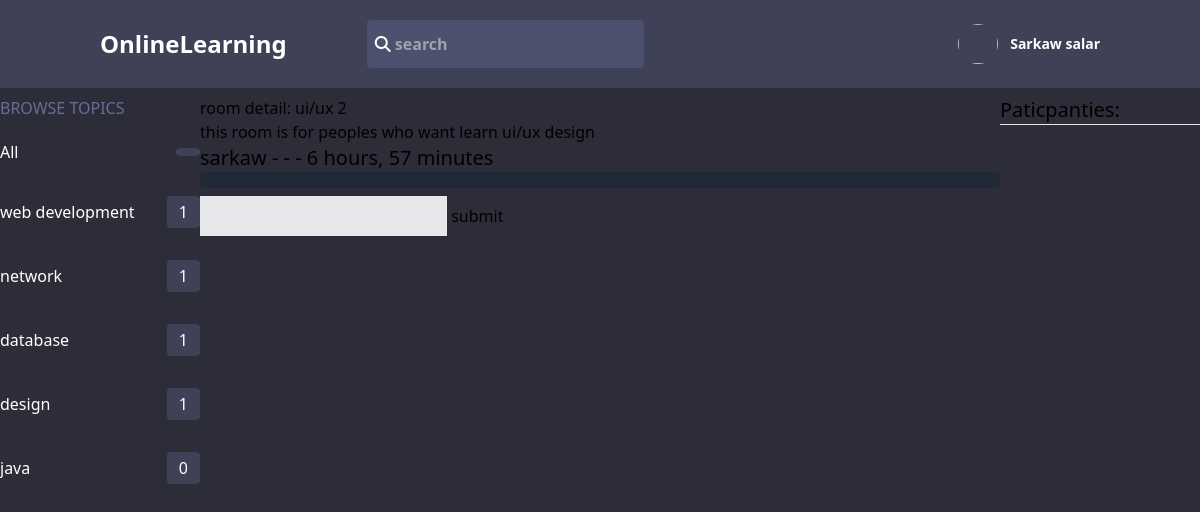
/room/7 (signed in), run on the app's committed database.
### base/models.py (models this page shows, shortened)
class Topic(models.Model):
    name = models.CharField(max_length=100)
    update = models.DateTimeField(auto_now=True)
    create_at = models.DateTimeField(auto_now_add=True)
    def __str__(self):
        return self.name

class Room(models.Model):
    host = models.ForeignKey(User, on_delete=models.CASCADE)
    topic= models.ForeignKey(Topic, on_delete=models.SET_NULL, null=True)
    name = models.CharField(max_length=200)
    particpanties = models.ManyToManyField(User, related_name='participants', blank=True)
    description = models.TextField(null=True, blank=True)
    update = models.DateTimeField(auto_now=True)
    create_at = models.DateTimeField(auto_now_add=True)
    class Meta:
        ordering = ['-create_at']

### base/views.py (the view)
# urls.py: path('room/<str:id>', views.room, name="room"),
def room(request, id):
    room = Room.objects.get(id = int(id))
    message = room.message_set.all()
    particpanties = room.particpanties.all()
    topic = Topic.objects.all()
    if request.user.is_authenticated:
        if request.method == "POST":
            Message.objects.create(
                user = request.user,
                room = room,
                body = request.POST.get('body')
            )
            room.particpanties.add(request.user)
            return redirect('room',id=room.id)
    return render(request, 'base/room.html',{"room":room,'room_messages':message, 'particpanties':particpanties,'topic':topic})

### base/templates/base/room.html (shortened to what this page needs)
{% extends 'main.html' %}
{% block content %}
    <div class="flex flex-wrap">
        <div class="w-2/12">
            {% include 'base/components/topic.html'  %}
         </div>
        <div class="w-8/12">
            room detail: {{ room.name }}
            <p>{{ room.description }} </p>
            <p class="text-xl">{{ room.host }} - - - {{ room.create_at|timesince }}</p>
            <div class="bg-gray-800 text-white p-2 rounded">
            </div>
            {% if request.user.is_authenticated %}
                <form method="post" class="mt-2">
                    <input type="text" class="p-2 bg-gray-200" name="body">
                    <button>submit</button>
                </form>
            {% endif %}
        </div>
        <div class="w-2/12">
            <p class="text-xl">Paticpanties:</p>
            <hr>
        </div>
    </div>
{% endblock %}

### base/templates/base/components/topic.html (shortened to what this page needs)
<p class=" mainColorText uppercase ">browse topics</p>
<div class="grid gap-y-8 text-white mt-5">
    <a  href="{% url 'home' %}" class="flex items-center justify-between">
        <p>All</p>
        <div class="mainColor px-3 py-1 rounded">
        </div>
    </a>
    {% for i in topic %}
    <a  href="{% url 'home' %}?q={{ i.name }}" class="flex items-center hover:text-cyan-400 justify-between">
        <p>{{ i }}</p>
        <div class="mainColor px-3 py-1 rounded">
            {{ i.room_set.all.count }}
        </div>
    </a>
    {% endfor %}
</div>

### static/style/style.css (style rules this page uses)
html, body { background-color: #2d2d39; }
.mainColor { background-color: #3f4156; }
.mainColorText { color: #696d97; }

### data on the page
Topic: name "web development", room_set.all.count "1"
Topic: name "network", room_set.all.count "1"
Topic: name "database", room_set.all.count "1"
Topic: name "design", room_set.all.count "1"
Topic: name "java", room_set.all.count "0"
Room: name "ui/ux 2", description "this room is for peoples who want learn ui/ux design", host "sarkaw", create_at "6 hours, 57 minutes"
